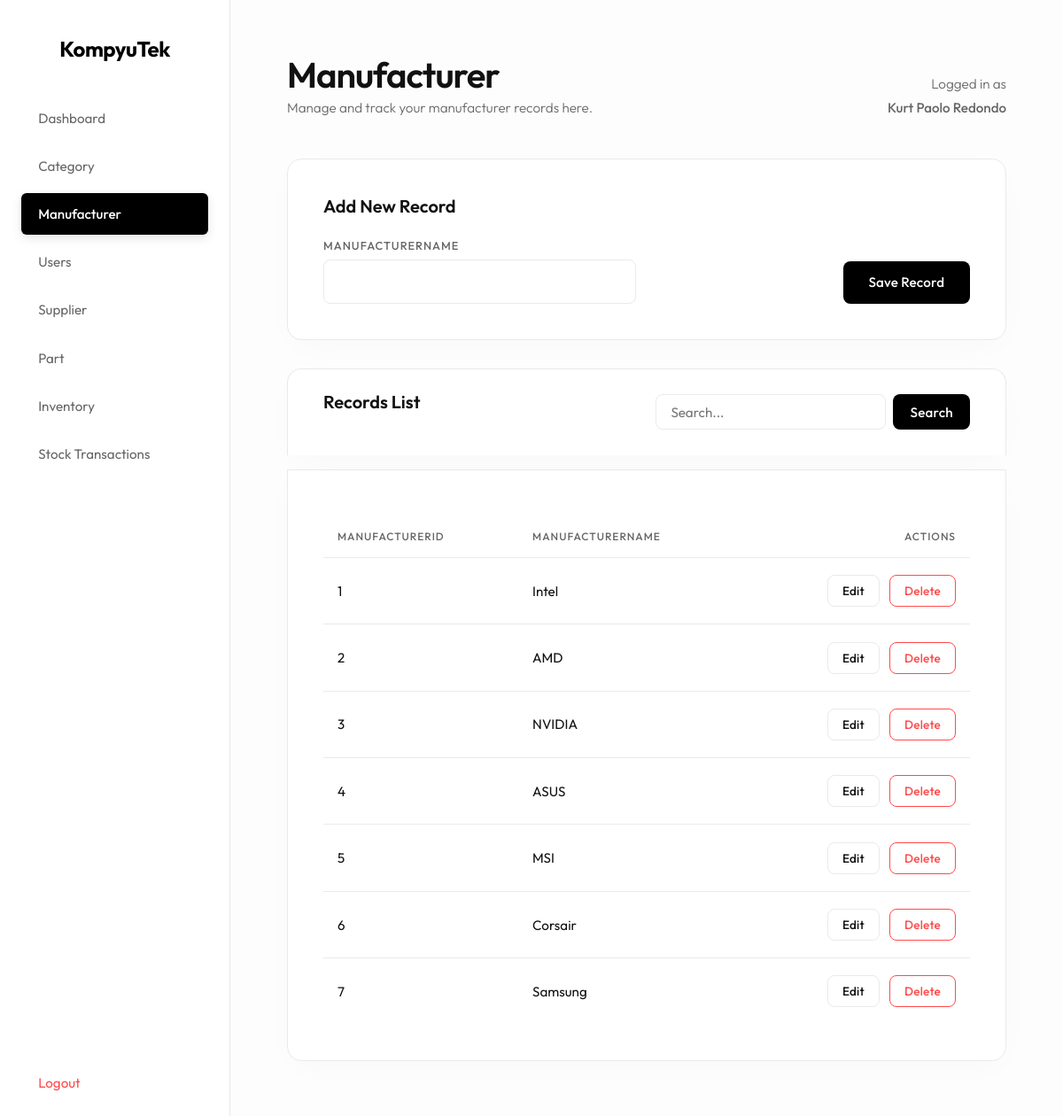
Page /manufacturer.php (signed in) on the committed database.
### tables this page shows
CREATE TABLE `manufacturer` (
  `ManufacturerID` int(11) NOT NULL,
  `ManufacturerName` varchar(255) NOT NULL
);

### manufacturer.php (the view, shortened to what this page needs)
<?php
include 'db.php';
$edit_row = null;
$search_query = '';
$where_sql = "";
$final_query = "SELECT * FROM Manufacturer" . $where_sql . "";
$result = $conn->query($final_query);
?>
<!DOCTYPE html>
<html>
<head>
    <link rel="stylesheet" href="style.css?v=<?= time() ?>">
</head>
<body>
    <div class="sidebar">
        <h2>KompyuTek</h2>
        <a href="index.php">Dashboard</a>
        <?php
        $category_nav_class = ""; if ("Manufacturer" == "Category") $category_nav_class = "active";
        $manufacturer_nav_class = ""; if ("Manufacturer" == "Manufacturer") $manufacturer_nav_class = "active";
        $users_nav_class = ""; if ("Manufacturer" == "Users") $users_nav_class = "active";
        $supplier_nav_class = ""; if ("Manufacturer" == "Supplier") $supplier_nav_class = "active";
        $part_nav_class = ""; if ("Manufacturer" == "Part") $part_nav_class = "active";
        $inventory_nav_class = ""; if ("Manufacturer" == "Inventory") $inventory_nav_class = "active";
        $stock_nav_class = ""; if ("Manufacturer" == "StockTransaction") $stock_nav_class = "active";
        ?>
        <a href="category.php" class="<?= $category_nav_class ?>">Category</a>
        <a href="manufacturer.php" class="<?= $manufacturer_nav_class ?>">Manufacturer</a>
        <a href="users.php" class="<?= $users_nav_class ?>">Users</a>
        <a href="supplier.php" class="<?= $supplier_nav_class ?>">Supplier</a>
        <a href="part.php" class="<?= $part_nav_class ?>">Part</a>
        <a href="inventory.php" class="<?= $inventory_nav_class ?>">Inventory</a>
        <a href="stocktransaction.php" class="<?= $stock_nav_class ?>">Stock Transactions</a>
        <a href="logout.php" class="logout">Logout</a>
    </div>
    <div class="main-content">
        <div class="header">
            <div>
                <h1>Manufacturer</h1>
                <p>Manage and track your manufacturer records here.</p>
            </div>
            <div class="header-user-info">
                <p class="header-user-label">Logged in as</p>
                <p class="header-user-name"><?= htmlspecialchars($_SESSION['full_name']) ?></p>
            </div>
        </div>
        <div class="card">
            <h3>
            <?php
            if (isset($edit_row)) {
                echo 'Edit Record';
            } else {
                echo 'Add New Record';
            }
            ?>
            </h3>
            <form method="POST">
                <div class="form-group">
                    <label>ManufacturerName</label>
                    <?php
                    $input_value = "";
                    ?>
                    <input type="text" name="ManufacturerName" value="<?= $input_value ?>" required>
                </div>
                <div class="form-group form-actions">
                    <button type="submit">
                        <?php
                        if (isset($edit_row)) {
                            echo 'Update Details';
                        } else {
                            echo 'Save Record';
                        }
                        ?>
                    </button>
                </div>
            </form>
        </div>
        <div class="card toolbar-card">
            <h3 class="toolbar-title">Records List</h3>
            <form method="GET" class="search-form">
                <input type="text" name="search" placeholder="Search..." value="<?= htmlspecialchars($search_query) ?>" class="search-input">
                <button type="submit" class="btn-search">Search</button>
            </form>
        </div>
        <div class="card table-card">
            <table>
                <thead>
                    <tr>
                        <th>ManufacturerID</th><th>ManufacturerName</th>
                        <th class="text-right">Actions</th>
                    </tr>
                </thead>
                <tbody>
                    <?php
                    if ($result) {
                        if ($result->num_rows > 0) {
                            while ($row = $result->fetch_assoc()) {
                                ?>
                                <tr>
                            <?php
                            $table_cell_value = "";
                            if (isset($row['ManufacturerID'])) {
                                $table_cell_value = htmlspecialchars($row['ManufacturerID']);
                            }
                            ?>
                            <td><?= $table_cell_value ?></td>
                            <?php
                            $table_cell_value = "";
                            if (isset($row['ManufacturerName'])) {
                                $table_cell_value = htmlspecialchars($row['ManufacturerName']);
                            }
                            ?>
                            <td><?= $table_cell_value ?></td>
                                    <td class="action-cell">
                                        <a href="?edit=<?= $row['ManufacturerID'] ?>"><button class="btn-outline btn-sm mr-sm">Edit</button></a>
                                        <a href="?delete=<?= $row['ManufacturerID'] ?>" onclick="return confirm('Are you sure you want to delete this record?')"><button class="btn-danger btn-sm">Delete</button></a>
                                    </td>
                                </tr>
                                <?php
                            }
                        } else {
                            echo '<tr><td colspan="100" class="empty-state">No records found matching your search.</td></tr>';
                        }
                    }
                    ?>
                </tbody>
            </table>
        </div>
    </div>
</body>
</html>

### style.css (style rules this page uses)
:root { --bg-body: #fdfdfd; --bg-surface: #ffffff; --text-primary: #111111; --text-secondary: #666666; --accent: #000000; --border: #eaeaea; --danger: #ff4a4a; --success: #000000; }
* { box-sizing: border-box; font-family: 'Outfit', sans-serif; margin: 0; padding: 0; }
body { background: var(--bg-body); color: var(--text-primary); display: flex; min-height: 100vh; font-weight: 300; -webkit-font-smoothing: antialiased; }
.text-right { text-align: right; }
.sidebar { width: 260px; background: var(--bg-surface); padding: 2.5rem 1.5rem; border-right: 1px solid var(--border); display: flex; flex-direction: column; }
.sidebar h2 { margin-bottom: 2.5rem; color: var(--accent); font-size: 1.5rem; text-align: center; font-weight: 700; letter-spacing: -0.5px; }
.sidebar a { display: flex; align-items: center; padding: 0.85rem 1.2rem; color: var(--text-secondary); text-decoration: none; border-radius: 6px; margin-bottom: 0.5rem; transition: all 0.2s ease; font-weight: 400; font-size: 0.95rem; }
.sidebar a.active { background: var(--accent); color: white; font-weight: 500; box-shadow: 0 4px 12px rgba(0,0,0,0.1); }
.sidebar a.logout { margin-top: auto; color: var(--danger); }
.main-content { flex: 1; padding: 4rem; overflow-y: auto; background: var(--bg-body); }
.header { margin-bottom: 3rem; display: flex; justify-content: space-between; align-items: flex-end; }
.header h1 { font-size: 2.5rem; font-weight: 600; letter-spacing: -1px; color: var(--text-primary); line-height: 1; }
.header p { color: var(--text-secondary); font-size: 0.95rem; margin-top: 0.5rem; }
.header-user-info { text-align: right; }
.header-user-label { color: var(--text-secondary); font-size: 0.85rem; }
.header-user-name { font-weight: 500; }
.card { background: var(--bg-surface); border: 1px solid var(--border); border-radius: 16px; padding: 2.5rem; margin-bottom: 2rem; box-shadow: 0 10px 40px -10px rgba(0,0,0,0.03); transition: transform 0.2s ease, box-shadow 0.2s ease; }
.card h3 { font-size: 1.25rem; font-weight: 600; margin-bottom: 1.5rem; color: var(--text-primary); }
form { display: flex; flex-wrap: wrap; gap: 1.5rem; }
.form-group { display: flex; flex-direction: column; gap: 0.5rem; flex: 1; min-width: 220px; }
.form-group label { font-size: 0.8rem; color: var(--text-secondary); text-transform: uppercase; letter-spacing: 1px; font-weight: 500; }
input, select { padding: 0.9rem 1rem; border-radius: 8px; border: 1px solid var(--border); background: var(--bg-surface); color: var(--text-primary); outline: none; font-size: 0.95rem; font-family: 'Outfit', sans-serif; transition: all 0.2s ease; cursor: text; }
.form-actions { justify-content: flex-end; flex-direction: row; align-items: flex-end; gap: 1rem; }
.toolbar-card { padding: 1.5rem 2.5rem; display: flex; justify-content: space-between; align-items: center; margin-bottom: 1rem; border-bottom-left-radius: 0; border-bottom-right-radius: 0; border-bottom: none; }
.toolbar-title { margin: 0; font-size: 1.1rem; color: var(--text-primary); }
.search-form { display: flex; gap: 0.5rem; margin: 0; min-width: 300px; }
.search-input { flex: 1; padding: 0.6rem 1rem; }
.btn-search { padding: 0.6rem 1.2rem; }
button { padding: 0.9rem 1.8rem; border-radius: 8px; border: none; background: var(--accent); color: white; font-weight: 500; cursor: pointer; font-family: 'Outfit', sans-serif; transition: all 0.2s; font-size: 0.95rem; letter-spacing: 0.2px; }
button.btn-danger { background: #fff; color: var(--danger); border: 1px solid var(--danger); }
button.btn-outline { background: transparent; color: var(--text-primary); border: 1px solid var(--border); }
.btn-sm { padding: 0.5rem 1rem; font-size: 0.85rem; }
.mr-sm { margin-right: 0.5rem; }
.table-card { overflow-x: auto; border-top-left-radius: 0; border-top-right-radius: 0; }
table { width: 100%; border-collapse: separate; border-spacing: 0; margin-top: 0.5rem; }
th, td { padding: 1.2rem 1rem; text-align: left; border-bottom: 1px solid var(--border); }
th { color: var(--text-secondary); font-weight: 500; font-size: 0.75rem; text-transform: uppercase; letter-spacing: 1px; padding-bottom: 1rem; }
td { font-size: 0.95rem; font-weight: 400; color: var(--text-primary); }
tr:last-child td { border-bottom: none; }
.action-cell { text-align: right; min-width: 150px; }

### rows in the picture
manufacturer: ManufacturerID "1", ManufacturerName "Intel"
manufacturer: ManufacturerID "2", ManufacturerName "AMD"
manufacturer: ManufacturerID "3", ManufacturerName "NVIDIA"
manufacturer: ManufacturerID "4", ManufacturerName "ASUS"
manufacturer: ManufacturerID "5", ManufacturerName "MSI"
manufacturer: ManufacturerID "6", ManufacturerName "Corsair"
manufacturer: ManufacturerID "7", ManufacturerName "Samsung"

### other values in the picture
$_SESSION['full_name'] "Kurt Paolo Redondo"
